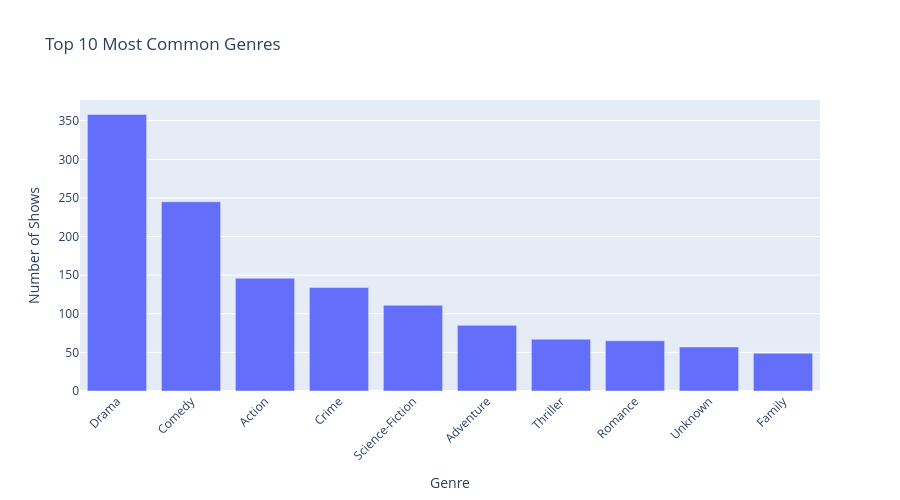

The code cell stored with this chart in its notebook:
### Markdown cell above
### 9.3 Most Common Genres

This analysis shows the most frequent genres in the dataset. Since each show can have multiple genres, the `genres` column was split so each genre could be counted separately.

### Code cell
# Split genres and count each genre separately
genre_counts = (
    df_cleaned["genres"]
    .str.split(",")
    .explode()
    .str.strip()
    .value_counts()
    .head(10)
    .reset_index()
)

genre_counts.columns = ["genre", "count"]

# Plot top 10 most common genres using Plotly
fig = px.bar(
    genre_counts,
    x="genre",
    y="count",
    title="Top 10 Most Common Genres",
    labels={
        "genre": "Genre",
        "count": "Number of Shows"
    }
)

fig.update_layout(
    xaxis_tickangle=-45,
    width=900,
    height=500
)

fig.show()

### Figure 1 — Plotly figure (JSON) as saved in the notebook; plotly's stock layout.template omitted (floating-point values rounded to 4 significant figures)
{"data": [{"hovertemplate": "Genre=%{x}<br>Number of Shows=%{y}<extra></extra>", "legendgroup": "", "marker": {"color": "#636efa", "pattern": {"shape": ""}}, "name": "", "orientation": "v", "showlegend": false, "textposition": "auto", "type": "bar", "x": ["Drama", "Comedy", "Action", "Crime", "Science-Fiction", "Adventure", "Thriller", "Romance", "Unknown", "Family"], "xaxis": "x", "y": [358, 245, 146, 134, 111, 85, 67, 65, 57, 49], "yaxis": "y"}], "layout": {"barmode": "relative", "height": 500, "legend": {"tracegroupgap": 0}, "title": {"text": "Top 10 Most Common Genres"}, "width": 900, "xaxis": {"anchor": "y", "domain": [0, 1], "tickangle": -45, "title": {"text": "Genre"}}, "yaxis": {"anchor": "x", "domain": [0, 1], "title": {"text": "Number of Shows"}}}}
